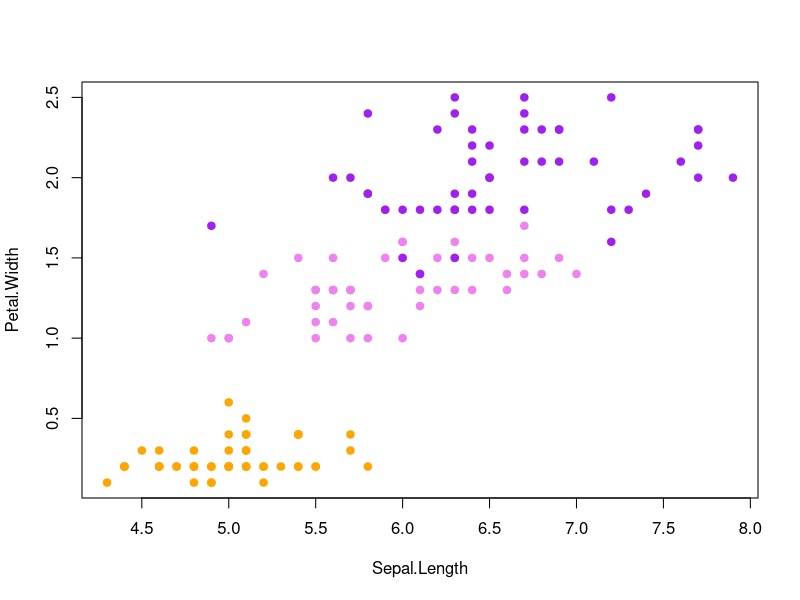

The R source for this figure: (Note: this script raises an error after producing the figure.)
args <- commandArgs(trailingOnly = T)

euclid_distance = function(x, y){
  sqrt(sum((x-y)^2))
}

dist_sort = function(dat, point, dist_func = euclid_distance){
      l <- dim(dat)[1]
      n <- dim(dat)[2] - 1

      distances <- matrix(NA, l, 1)

      for (i in 1:l){
          distances[i, ] <- dist_func(dat[i, 1:n], point)
      }

      ##  Сортируем
      orderedDat <- dat[order(distances[, 1]), ]

      return (orderedDat);
  }


  ##  Применяем метод kNN
  kNN <- function(dat, point, k = 1)
  {
      ##  Сортируем выборку согласно классифицируемого объекта
      orderedDat <- dist_sort(dat, point)
      n <- dim(orderedDat)[2] - 1

      ##  Получаем классы первых k соседей
      classes <- orderedDat[1:k, n + 1]

      ##  Составляем таблицу встречаемости каждого класса
      counts <- table(classes)

      ##  Находим класс, который доминирует среди первых k соседей
      class <- names(which.max(counts))

      return (class)
  }

#paint iris
png(paste0("plot", ".png"))
colors <- c(
    "setosa" = "orange",
    "versicolor" = "violet",
    "virginica" = "purple"
)
plot(iris[, c(1,4)],
     pch = 21,
     bg = colors[iris$Species],
     col = colors[iris$Species]
)


#generate data
n = 5
if(!is.na(args[1])) {
  n = args[1]
}
points = vector("list", n)
for(i in 1:n){
  points[[i]] = c(runif(1, 4, 7), runif(1, 0, 2))
}

#use 1NN
cat("Points:\n")

for(point in points){
    print(point)
    class = kNN(iris[, c(1, 4, 5)], point)

    #paint points
    points(point[1],point[2],
          pch = 24,
          bg = colors[class],
          col = colors[class])
}

dev.off()
